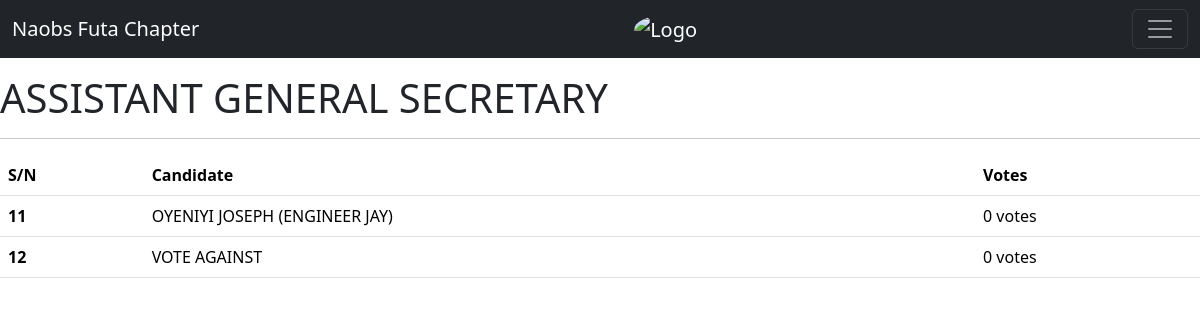
/6/results/ (signed in), run on the app's committed database.
### main/models.py (models this page shows, shortened)
class Question(models.Model):
    question_text = models.CharField(max_length=200)
    pub_date = models.DateTimeField("date published")

class Choice(models.Model):
    question = models.ForeignKey(Question, on_delete=models.CASCADE)
    choice_text = models.CharField(max_length=200)
    votes = models.IntegerField(default=0)

### main/views.py (the view)
# urls.py: path("<int:question_id>/results/", views.results, name="results"),
def results(request, question_id):
    question = get_object_or_404(Question, pk=question_id)
    return render(request, "main/results.html", {"question": question, 'all':all})

### main/templates/main/results.html (shortened to what this page needs)
{% extends 'main/base.html' %}
{% block content %}
<body>
    {% if user.is_superuser %}
    <div class="results-table">
        <h1>{{ question.question_text }}</h1>
        <hr>
        <table class="table">
            <thead>
              <tr>
                <th scope="col">S/N</th>
                <th scope="col">Candidate</th>
                <th scope="col">Votes</th>
              </tr>
            </thead>
            {% for choice in question.choice_set.all %}
            <tbody>
              <tr>
                <th scope="row">{{ choice.id }}</th>
                <td>{{ choice.choice_text }}</td>
                <td>{{ choice.votes }} vote{{ choice.votes|pluralize }}</td>
              </tr>
        {% endfor %}
    </div>
    {% else %}
    <div class="results-table">
        <div class="error">
            <p class="thank-you">Nothing To See Here, You No Be Admin</p>
        </div>
    </div>
    {% endif %}
</body>
{% endblock %}

### main/templates/main/base.html (style rules this page uses)
.results-table { margin-top: 50px; }

### data on the page
Question: question_text "ASSISTANT GENERAL SECRETARY"
Choice: id "11", choice_text "OYENIYI JOSEPH (ENGINEER JAY)", votes "0"
Choice: id "12", choice_text "VOTE AGAINST", votes "0"
